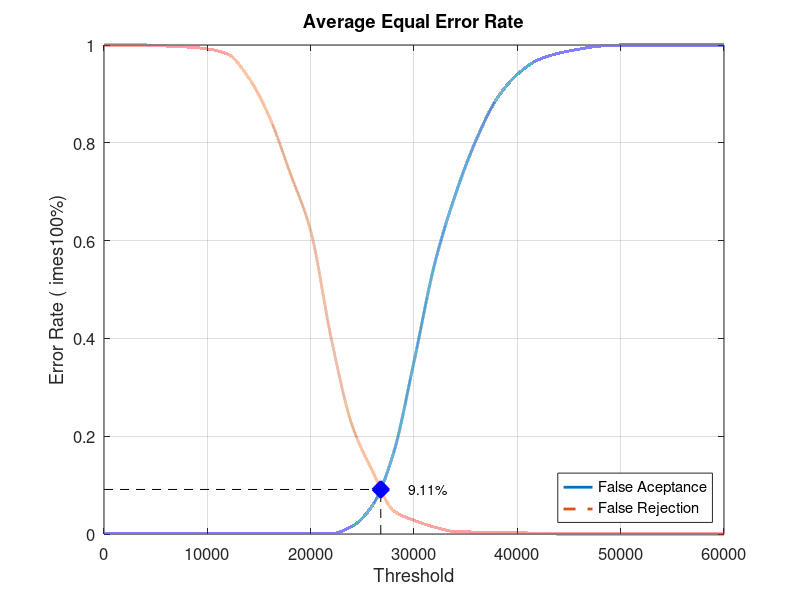
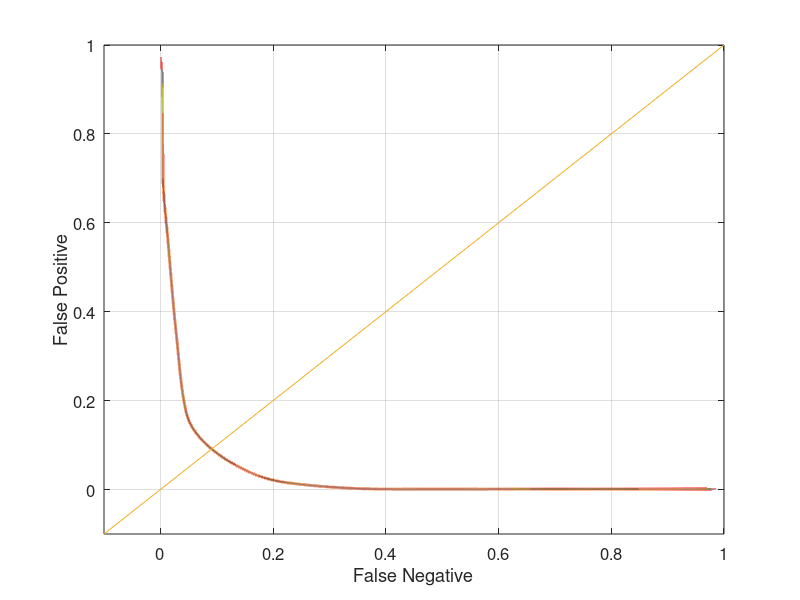

The MATLAB script that drew these images, in order:
close all;
clear;
clc;
x = 0:2000:60000;
xq = 0:0.5:60000;

y0 = [0 0.00105263 0.00105263 0.00105263 0.00105263 0.00105263 0.00105263 0.00105263 0.00105263 0.00105263 0.00105263 0.00105263 0.0157895 0.0589474 0.164211 0.352632 0.552632 0.693684 0.805263 0.889474 0.94 0.969474 0.983158 0.991579 0.997895 1 1 1 1 1 1]
yy0 = interp1(x, y0, xq, 'pchip');
y1 = [1 1 1 0.998 0.996 0.992 0.981 0.933 0.853 0.739 0.62 0.399 0.223 0.128 0.048 0.028 0.014 0.005 0.004 0.004 0.003 0.001 0 0 0 0 0 0 0 0 0]
yy1 = interp1(x, y1, xq, 'pchip');

% Calculating EER: 
y2 = abs(y0 - y1);
find(y2 == min(y2))
yy2 = abs(yy0 - yy1);
xEER = find(yy2 == min(yy2));
xEERIndex = xq(xEER) % X-axis EER
yEER = yy0(xEER) % Y-axis EER

main = figure
plot(xq, yy0,'-','LineWidth', 2);	hold on
plot(xq, yy1,'--','LineWidth', 2);	hold on
plot([xEERIndex xEERIndex], [0 yEER], 'k--');	hold on
plot([0 xEERIndex], [yEER yEER], 'k--');	hold on
plot(xEERIndex, yEER, 'bx', 'LineWidth', 10);	hold on
text(xEERIndex + 10 * xEERIndex / 100, yEER, [num2str(round((10000 * yEER)) / 100) '%'])
legend('False Aceptance', 'False Rejection', 'Location', 'SouthEast')
xlabel('Threshold')
ylabel('Error Rate (	imes100%)')
title('Average Equal Error Rate')
set(gca, 'FontSize', 12)
axis([0 60000 0 1])
grid on

print(main, 'Database1AverageMain', '-dpng');
FNRxFPR = figure('Color', [1 1 1]);
plot(yy1, yy0, '-', yy1, yy0, 'LineWidth', 2);
hold on
y = -0.1:0.1:1
plot(y, y); 
set(gca, 'FontSize', 12)
xlabel('False Negative')
ylabel('False Positive')
axis([-0.1 1 -0.1 1])
set(gca, 'FontSize', 12)
grid on

print(FNRxFPR, 'Database1AverageFNRxFPR','-dpng');
